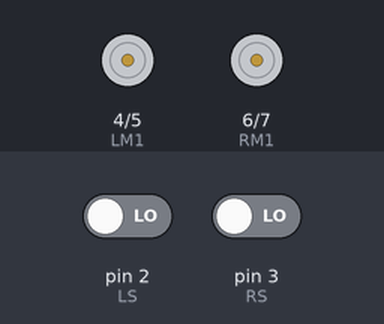
Simulated run of this sketch. Board: Arduino Uno, built with avr-gcc and run on an emulated ATmega328P. Shown: motor-driver pin pairs drawn as motors (green arrow = first pin HIGH = forward, orange = second pin HIGH = backward, longer = more drive). The inputs (shaded band) are chosen by the test bench; at power-on: pin 2 (LS) LOW, pin 3 (RS) LOW.

Above: at 1.2 s.
1.3 s: pin 2 (LS) driven HIGH
At 2.3 s:
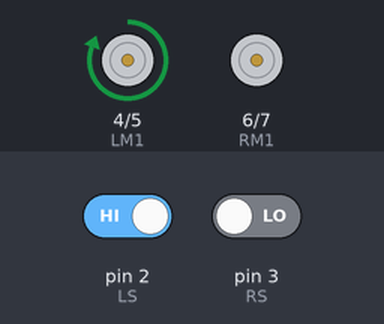
2.8 s: pin 3 (RS) driven HIGH
At 3.4 s:
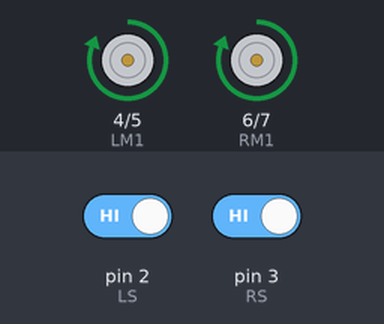
4.3 s: pin 2 (LS) driven LOW
At 4.6 s:
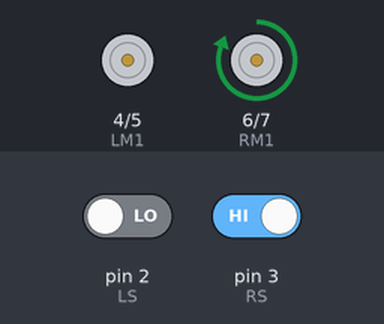
5.8 s: pin 3 (RS) driven LOW
At 6.9 s:
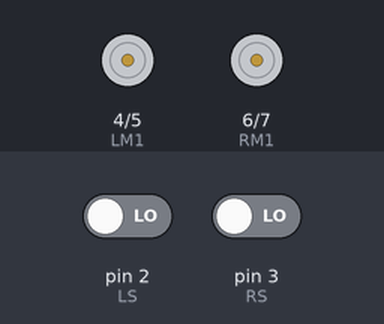
Timing chart, 0 to 8.3 s (numbered marks = the images above; inputs shaded):
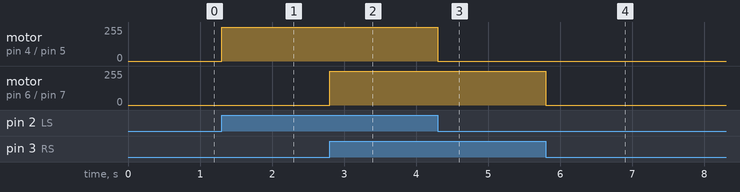

Measured:
- after the input at 1.3 s, motor on pin 4 (LM1) / pin 5 (LM2): stopped → forward 255/255 at once
- after the input at 2.8 s, motor on pin 6 (RM1) / pin 7 (RM2): stopped → forward 255/255 at once
- after the input at 4.3 s, motor on pin 4 (LM1) / pin 5 (LM2): forward 255/255 → stopped at once
- after the input at 5.8 s, motor on pin 6 (RM1) / pin 7 (RM2): forward 255/255 → stopped at once

The sketch:

line_follower.ino
```cpp
/*------ Arduino Line Follower Code----- */
/*-------definning Inputs------*/
const int LS = 2 ;     // left sensor
const int  RS = 3 ;     // right sensor

/*-------definning Outputs------*/
const int LM1 = 4 ;     // left motor
const int  LM2 = 5 ;      // left motor
const int RM1 = 6 ;    // right motor
const int RM2 = 7 ;   // right motor

void setup()
{
  pinMode(LS, INPUT);
  pinMode(RS, INPUT);
  pinMode(LM1, OUTPUT);
  pinMode(LM2, OUTPUT);
  pinMode(RM1, OUTPUT);
  pinMode(RM2, OUTPUT);
}

void loop()
{
  if(digitalRead(LS) && digitalRead(RS))     // Move Forward
  {
    digitalWrite(LM1, HIGH);
    digitalWrite(LM2, LOW);
    digitalWrite(RM1, HIGH);
    digitalWrite(RM2, LOW);
  }

  if(!(digitalRead(LS)) && digitalRead(RS))     // Turn right
  {
    digitalWrite(LM1, LOW);
    digitalWrite(LM2, LOW);
    digitalWrite(RM1, HIGH);
    digitalWrite(RM2, LOW);
  }

  if(digitalRead(LS) && !(digitalRead(RS)))     // turn left
  {
    digitalWrite(LM1, HIGH);
    digitalWrite(LM2, LOW);
    digitalWrite(RM1, LOW);
    digitalWrite(RM2, LOW);
  }

  if(!(digitalRead(LS)) && !(digitalRead(RS)))     // stop
  {
    digitalWrite(LM1, LOW);
    digitalWrite(LM2, LOW);
    digitalWrite(RM1, LOW);
    digitalWrite(RM2, LOW);
  }
}
```
